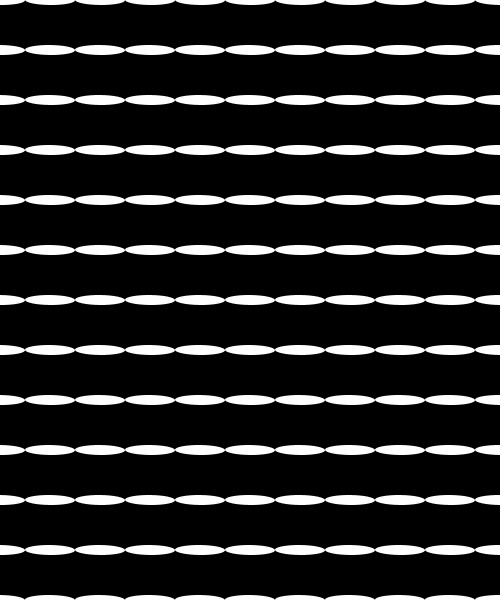
Frame 1 (no input)
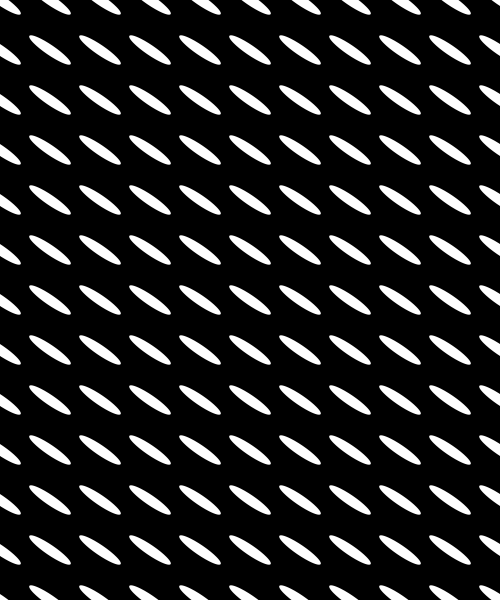
Frame 60 (the mouse pressed at the canvas centre just before this capture)
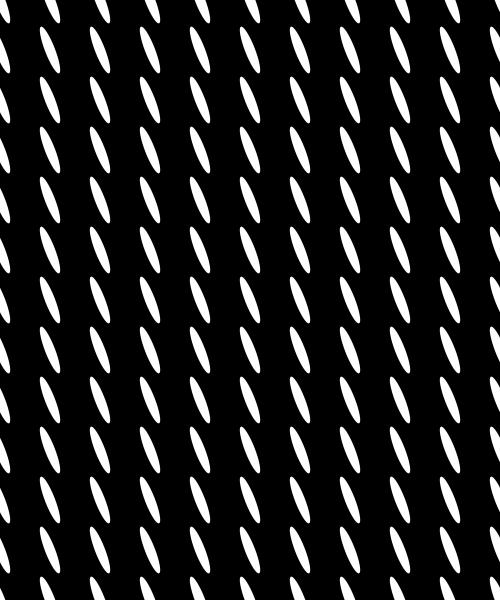
Frame 120 (the mouse held since frame 60 and released just before this capture)

The Processing sketch that drew these frames (run headless with seeded random() and noise(); from frame 60 on, the mouse is pressed at the canvas centre):

// Processing sketch: inclass_sample
// ── inclass_sample.pde
// REUSABILITY & MODULARITY

void setup() {
  size(500, 600);
  background(0);
  ellipseMode(CENTER);
}

void draw() {
  background(0);
  
  int res = 50;
  for (int y = 0; y <= height; y += res) {
    for (int x = 0; x <= width; x += res) { 
      fill(255);
      noStroke();
      spinningEllipse(x, y, res, 10);
    }
  }
}

void spinningEllipse(float x, float y, float w, float h) {
  pushMatrix();
  translate(x, y);
  rotate( frameCount * 0.01 );
  ellipse(0, 0, w, h);
  popMatrix();
}
